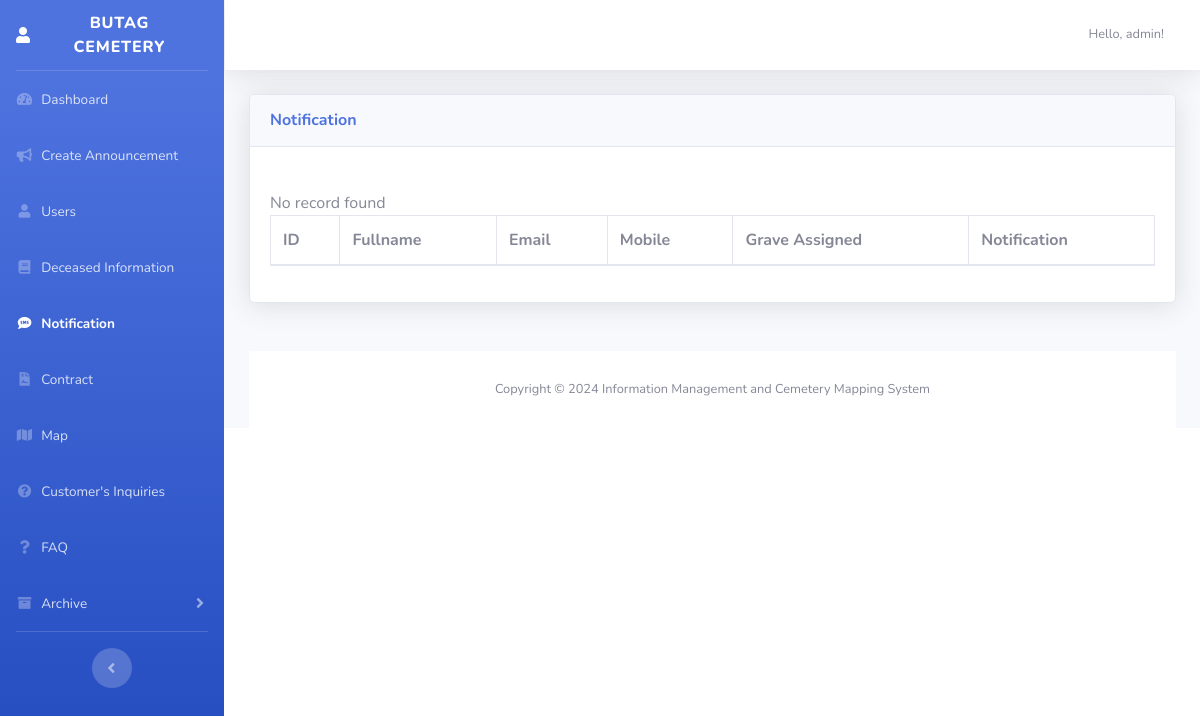
Page /pages/Admin/notification.php (signed in) on the committed database.
### tables this page shows
CREATE TABLE `tbladmincontent` (
  `aid` int(11) NOT NULL,
  `navtitles` varchar(255) NOT NULL
);

CREATE TABLE `tblcontent` (
  `id` int(11) NOT NULL,
  `title` varchar(255) NOT NULL,
  `navtitle` varchar(255) NOT NULL,
  `header1` text DEFAULT NULL,
  `description1` text DEFAULT NULL,
  `header2` text DEFAULT NULL,
  `description2` text DEFAULT NULL,
  `navlogo` longblob DEFAULT NULL,
  `headerimage1` longblob DEFAULT NULL,
  `headerimage2` longblob DEFAULT NULL
);

### pages/Admin/notification.php (the view, shortened to what this page needs)
         <?php
   include '../../db.php';
$queries="SELECT * from tbladmincontent";
$results= mysqli_query($conn,$queries);
while($rows = mysqli_fetch_assoc($results))
{
 $nav = $rows['navtitles'];
}
?>
<!DOCTYPE html>
<html lang="en">
<head>
  <link href="../../vendor/fontawesome-free/css/all.min.css" rel="stylesheet" type="text/css">
  <link href="../../css/sb-admin-2.min.css" rel="stylesheet">
  <link href="../../vendor/datatables/dataTables.bootstrap4.min.css" rel="stylesheet">
</head>
<body id="page-top">
  <div id="wrapper">
    <ul class="navbar-nav bg-gradient-primary sidebar sidebar-dark accordion" id="accordionSidebar">
      <a class="sidebar-brand d-flex align-items-center justify-content-center" href="dashboard.php">
          <i class="fas fa-user"></i>
           <div class="sidebar-brand-text mx-3"><?php echo $nav; ?></div>
      </a>
      <hr class="sidebar-divider my-0">
      <li class="nav-item">
        <a class="nav-link" href="dashboard.php">
          <i class="fas fa-fw fa-tachometer-alt"></i>
          <span>Dashboard</span></a>
      </li>
         <li class="nav-item">
        <a class="nav-link" href="announcement.php">
          <i class="fas fa-fw fa-bullhorn"></i>
          <span>Create Announcement</span></a>
      </li>
      <li class="nav-item">
        <a class="nav-link" href="users.php">
          <i class="fas fa-fw fa-user"></i>
          <span>Users</span></a>
      </li>
      <li class="nav-item">
        <a class="nav-link" href="deceasedinfo.php">
          <i class="fas fa-fw fa-book"></i>
          <span>Deceased Information</span></a>
      </li>
      <li class="nav-item active">
        <a class="nav-link" href="notification.php">
          <i class="fas fa-fw fa-sms"></i>
          <span>Notification</span></a>
      </li>
      <li class="nav-item">
        <a class="nav-link" href="contract.php">
          <i class="fas fa-fw fa-file-contract"></i>
          <span>Contract</span></a>
      </li>
      <li class="nav-item">
        <a class="nav-link" href="map.php">
          <i class="fas fa-fw fa-map"></i>
          <span>Map</span></a>
      </li>
      <li class="nav-item">
        <a class="nav-link" href="inquiries.php">
          <i class="fas fa-fw fa-question-circle"></i>
          <span>Customer's Inquiries</span></a>
      </li>
      <li class="nav-item">
        <a class="nav-link" href="faq.php">
          <i class="fas fa-fw fa-question"></i>
          <span>FAQ</span></a>
      </li>
      <li class="nav-item">
        <a class="nav-link collapsed" href="#" data-toggle="collapse" data-target="#collapseUtilities3" aria-expanded="true" aria-controls="collapseUtilities3">
          <i class="fas fa-fw fa-archive"></i>
          <span>Archive</span>
        </a>
      </li>
      <hr class="sidebar-divider d-none d-md-block">
      <div class="text-center d-none d-md-inline">
        <button class="rounded-circle border-0" id="sidebarToggle"></button>
      </div>
    </ul>
    <div id="content-wrapper" class="d-flex flex-column">
      <div id="content">
        <nav class="navbar navbar-expand navbar-light bg-white topbar mb-4 static-top shadow">
          <ul class="navbar-nav ml-auto">
            <li class="nav-item dropdown no-arrow mx-1">
              <div class="dropdown-list dropdown-menu dropdown-menu-right shadow animated--grow-in" aria-labelledby="alertsDropdown">
            <li class="nav-item dropdown no-arrow">
              <a class="nav-link dropdown-toggle" href="#" id="userDropdown" role="button" data-toggle="dropdown" aria-haspopup="true" aria-expanded="false">
                <span class="mr-2 d-none d-lg-inline text-gray-600 small">Hello, <?php echo $_SESSION['admin']; ?>!</span>
              </a>
            </li>
          </ul>
        </nav>
        <div class="container-fluid">
        <div class="card shadow mb-4">
            <div class="card-header py-3">
              <h6 class="m-0 font-weight-bold text-primary">Notification</h6>
            </div>
            <div class="card-body">
            <br>
              <div class="table-responsive">
                <table class="table table-bordered" id="dataTable" width="100%" cellspacing="0">
                  <thead>
                    <tr>
                    <th>ID</th>
                    <th>Fullname </th>
                    <th>Email</th>
                    <th>Mobile</th>
                    <th>Grave Assigned</th>
                    <th>Notification</th>
                    </tr>
                  </thead>
    </table>
                </div>
            </div>
          </div>
<div>
            <div id="layoutSidenav_content">
                <main>
                    <div class="container-fluid">
                        <br>
</div>
            </div>
      </div>
      <?php include '../../db.php';
$query="SELECT * from tblcontent";
$result= mysqli_query($conn,$query);
while($row = mysqli_fetch_assoc($result))
{
    $title = $row['title'];
    }
?>
      <footer class="sticky-footer bg-white">
        <div class="container my-auto">
          <div class="copyright text-center my-auto">
          <span class="copyright">Copyright &copy; <span id="year"></span>  <?php echo $title; ?></span>
          </div>
        </div>
      </footer>
    </div>
  </div>
</body>
</html>

### pages/Admin/notification.php (style rules this page uses)
#accordionSidebar { position: fixed; top: 0; left: 0; bottom: 0; width: 250px; background-color: #343a40; overflow-y: auto; z-index: 9999; }
#content { margin-left: 225px; transition: margin 0.3s; }

### rows in the picture
tbladmincontent: navtitles "BUTAG CEMETERY"
tblcontent: title "Information Management and Cemetery Mapping System"

### other values in the picture
$_SESSION['admin'] "admin"
